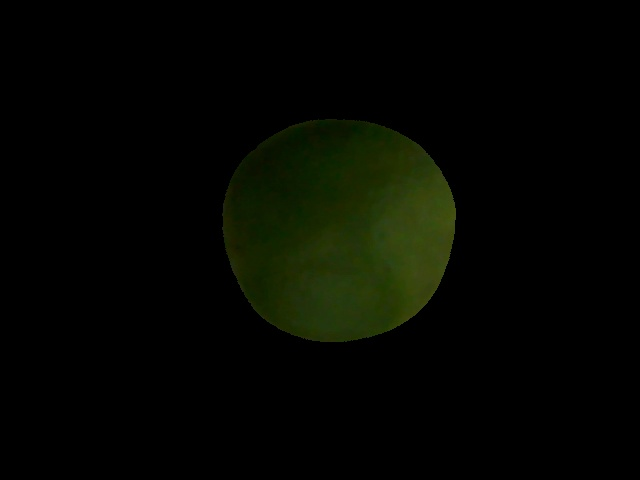
#> input picture limon.jpg, 640 x 480 px
$ jupyter execute complete_color_mean_RGB_channels.ipynb
#> lines starting #> are read from the running program, lines starting #| are printed output that depends on the picture; after the words box and inside, x2 and y2 are one past the last pixel; in counts of white or black regions, pixels touching at a corner belong together; long printed decimals are rounded
[cell 1]
#Author: Freddy Alcarazo
#About it: Get the color mean of the three channels of one RGB image
import cv2
import numpy as np
import matplotlib.pyplot as plt

[cell 2]
image = cv2.imread('limon.jpg')
#> image is the input picture: shape (480, 640, 3); mean B, G, R 0.8, 6.2, 4.1
r_channel = image.copy()
g_channel = image.copy()
b_channel = image.copy()

[cell 3]
#Get red channel
r_channel[:, :, 0] = 0
#> r_channel: shape (480, 640, 3); 10.58% of pixels changed, all inside (x1, y1, x2, y2) = (208, 111, 465, 353)
r_channel[:, :, 1] = 0
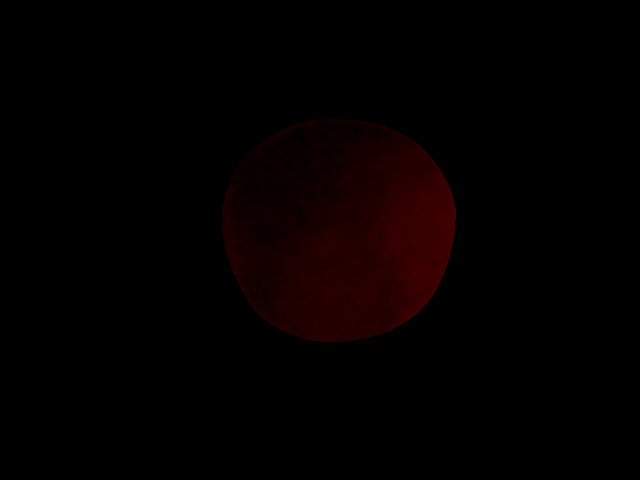
#> r_channel: shape (480, 640, 3); mean B, G, R 0, 0, 4.1
#Get gree channel
g_channel[:, :, 0] = 0
g_channel[:, :, 2] = 0
#> g_channel: shape (480, 640, 3); mean B, G, R 0, 6.2, 0
#Get blue channel
b_channel[:, :, 1] = 0
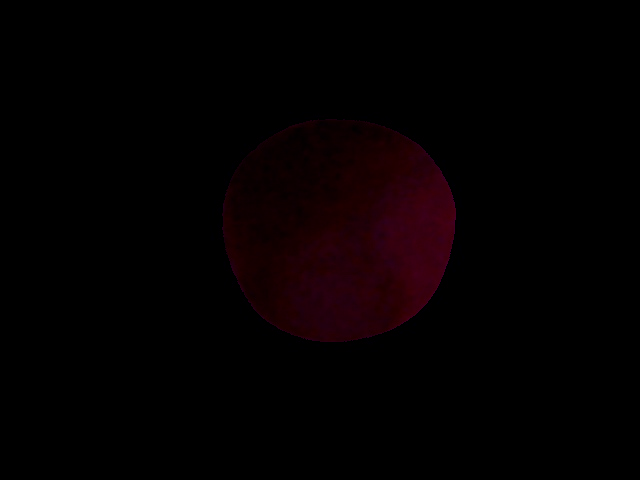
#> b_channel: shape (480, 640, 3); 14.26% of pixels changed, all inside (x1, y1, x2, y2) = (216, 112, 464, 352)
b_channel[:, :, 2] = 0
#> b_channel: shape (480, 640, 3); 13.97% of pixels changed, all inside (x1, y1, x2, y2) = (216, 112, 462, 352)

[cell 4]
#Get the channels like arrays
#R
r_array = np.asarray(r_channel)
#G
g_array = np.asarray(g_channel)
#B
b_array = np.asarray(b_channel)

[cell 5]
#Remove zeros that represents black pixels / background
#R
r_filtered = np.ma.masked_where(r_array == 0, r_array)
#G
g_filtered = np.ma.masked_where(g_array == 0, g_array)
#B
b_filtered = np.ma.masked_where(b_array == 0, b_array)

[cell 6]
#Compute the mean for the 3 channels:
r_mean = np.mean(r_filtered, axis=(0, 1))
g_mean = np.mean(g_filtered, axis=(0, 1))
b_mean = np.mean(b_filtered, axis=(0, 1))
#r_mean[--, --, mean]
#g_mean[--, mean, --]
#b_mean[mean, --, --]

[cell 7]
#Complete color mean for the R,G AND B channel one Image:
rgb_mean = []
rgb_mean = [r_mean[2],g_mean[1],b_mean[0]]
#> rgb_mean = [29.69, 43.16, 7.75]

[cell 8]
#Print color mean for R channel:
print(rgb_mean[0])
#| 29.686
#Print color mean for G channel:
print(rgb_mean[1])
#| 43.157
#Print color mean for B channel:
print(rgb_mean[2])
#| 7.745

[cell 9]
#Now that we have the mean of the three RGB components.. we can create one RGB and see the average color:
blank_image = np.zeros((100,100,3), np.uint8)
blank_image[:,0:100//2] = (29,43,7) # (B, G, R)
blank_image[:,100//2:100] = (29,43,7)

[cell 10]
plt.imshow(blank_image)
plt.show()
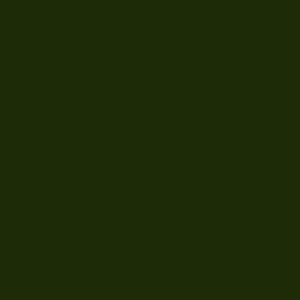
#> shown: shape (100, 100, 3) (shown 3 times larger); mean R, G, B 29, 43, 7

[cell 11]
#Haciendo lo mismo para un limon Sutil de clase Pinton:
image = cv2.imread('pinton.jpg')
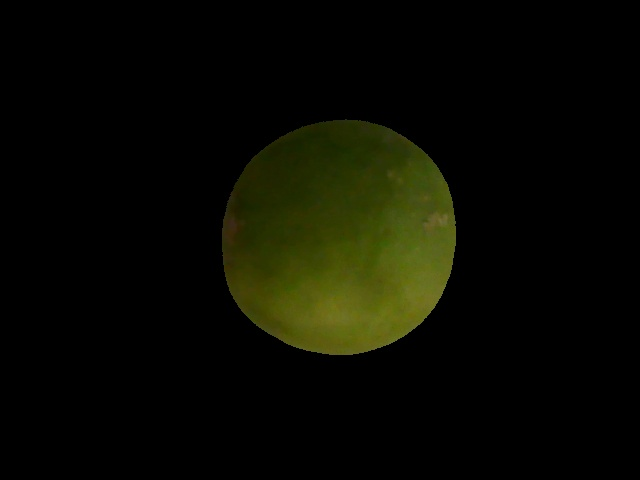
#> input picture pinton.jpg, 640 x 480 px
#> image is the input picture: shape (480, 640, 3); mean B, G, R 1.4, 10.2, 9.2
r_channel = image.copy()
g_channel = image.copy()
b_channel = image.copy()

[cell 12]
#Get red channel
r_channel[:, :, 0] = 0
r_channel[:, :, 1] = 0
#Get gree channel
g_channel[:, :, 0] = 0
g_channel[:, :, 2] = 0
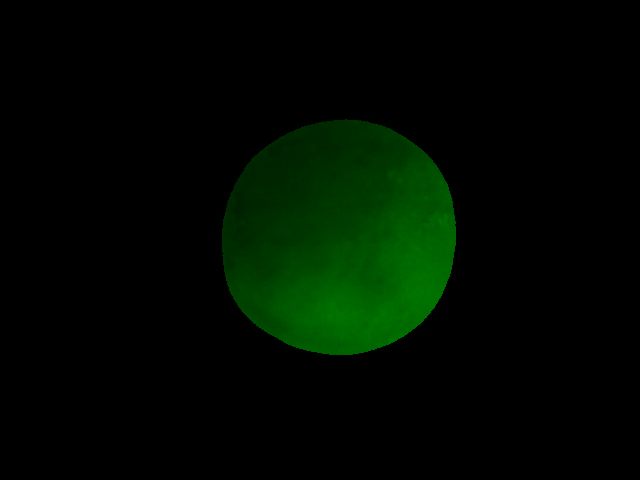
#> g_channel: shape (480, 640, 3); mean B, G, R 0, 10.2, 0
#Get blue channel
b_channel[:, :, 1] = 0
b_channel[:, :, 2] = 0
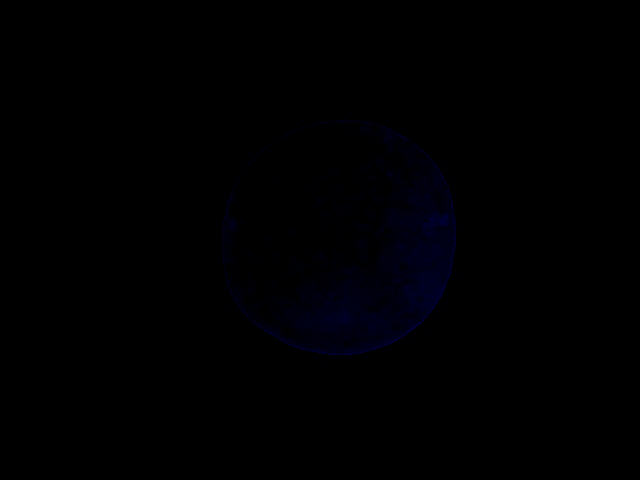
#> b_channel: shape (480, 640, 3); mean B, G, R 1.4, 0, 0

#Get the channels like arrays
#R
r_array = np.asarray(r_channel)
#G
g_array = np.asarray(g_channel)
#B
b_array = np.asarray(b_channel)

#Remove zeros that represents black pixels / background
#R
r_filtered = np.ma.masked_where(r_array == 0, r_array)
#G
g_filtered = np.ma.masked_where(g_array == 0, g_array)
#B
b_filtered = np.ma.masked_where(b_array == 0, b_array)

#Compute the mean for the 3 channels:
r_mean = np.mean(r_filtered, axis=(0, 1))
g_mean = np.mean(g_filtered, axis=(0, 1))
b_mean = np.mean(b_filtered, axis=(0, 1))
#r_mean[--, --, mean]
#g_mean[--, mean, --]
#b_mean[mean, --, --]

#Complete color mean for the R,G AND B channel one Image:
rgb_mean = []
rgb_mean = [r_mean[2],g_mean[1],b_mean[0]]
#> rgb_mean = [60.92, 67.33, 11.29]

#Print color mean for R channel:
print(rgb_mean[0])
#| 60.919
#Print color mean for G channel:
print(rgb_mean[1])
#| 67.328
#Print color mean for B channel:
print(rgb_mean[2])
#| 11.286

[cell 13]
#Creando Imagen de color promedo:
blank_image = np.zeros((100,100,3), np.uint8)
blank_image[:,0:100//2] = (60,67,11) # (B, G, R)
blank_image[:,100//2:100] = (60,67,11)

[cell 14]
plt.imshow(blank_image)
plt.show()

[cell 15]
#Haciendo lo mismo pero ahora para un limón sutil de clase "maduro"
#Haciendo lo mismo para un limon Sutil de clase Pinton:
image = cv2.imread('maduro.jpg')
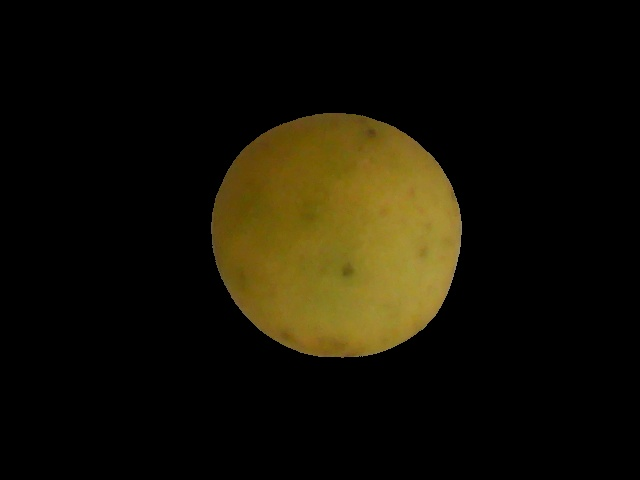
#> input picture maduro.jpg, 640 x 480 px
#> image is the input picture: shape (480, 640, 3); mean B, G, R 4.6, 17.2, 21
r_channel = image.copy()
g_channel = image.copy()
b_channel = image.copy()

#Get red channel
r_channel[:, :, 0] = 0
r_channel[:, :, 1] = 0
#Get gree channel
g_channel[:, :, 0] = 0
g_channel[:, :, 2] = 0
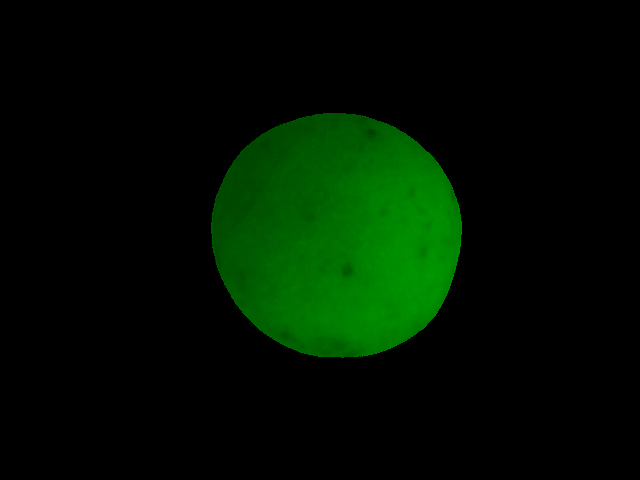
#> g_channel: shape (480, 640, 3); mean B, G, R 0, 17.2, 0
#Get blue channel
b_channel[:, :, 1] = 0
b_channel[:, :, 2] = 0
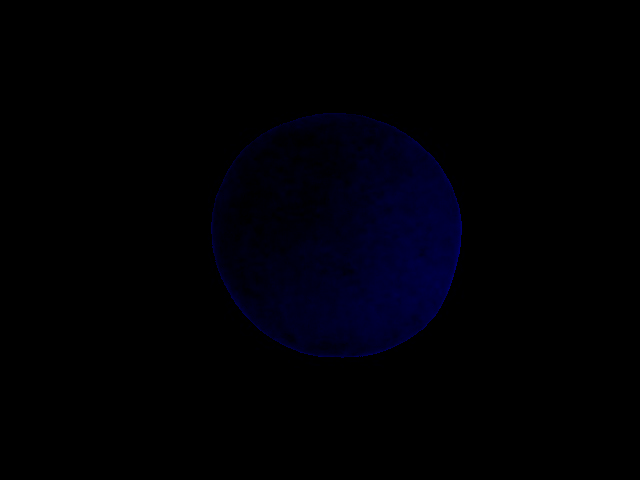
#> b_channel: shape (480, 640, 3); mean B, G, R 4.6, 0, 0

#Get the channels like arrays
#R
r_array = np.asarray(r_channel)
#G
g_array = np.asarray(g_channel)
#B
b_array = np.asarray(b_channel)

#Remove zeros that represents black pixels / background
#R
r_filtered = np.ma.masked_where(r_array == 0, r_array)
#G
g_filtered = np.ma.masked_where(g_array == 0, g_array)
#B
b_filtered = np.ma.masked_where(b_array == 0, b_array)

#Compute the mean for the 3 channels:
r_mean = np.mean(r_filtered, axis=(0, 1))
g_mean = np.mean(g_filtered, axis=(0, 1))
b_mean = np.mean(b_filtered, axis=(0, 1))
#r_mean[--, --, mean]
#g_mean[--, mean, --]
#b_mean[mean, --, --]

#Complete color mean for the R,G AND B channel one Image:
rgb_mean = []
rgb_mean = [r_mean[2],g_mean[1],b_mean[0]]
#> rgb_mean = [125.1, 103.8, 27.72]

#Print color mean for R channel:
print(rgb_mean[0])
#| 125.115
#Print color mean for G channel:
print(rgb_mean[1])
#| 103.825
#Print color mean for B channel:
print(rgb_mean[2])
#| 27.719

[cell 16]
#Creando Imagen de color promedio:
blank_image = np.zeros((100,100,3), np.uint8)
blank_image[:,0:100//2] = (125,103,27) # (B, G, R)
blank_image[:,100//2:100] = (125,103,27)
plt.imshow(blank_image)
plt.show()
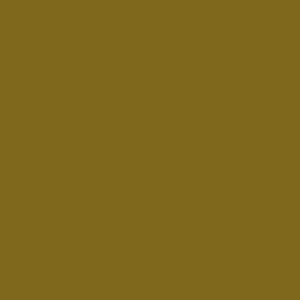
#> shown: shape (100, 100, 3) (shown 3 times larger); mean R, G, B 125, 103, 27
